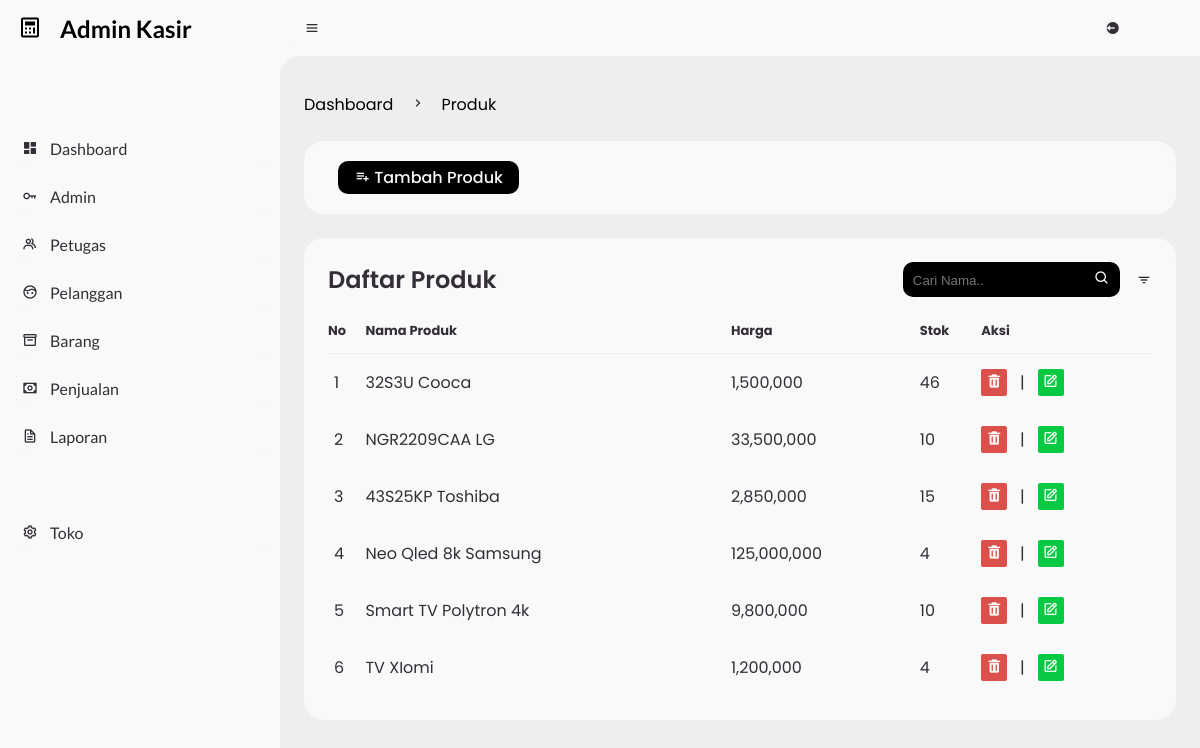
The page /admin/?page=produk/crud_barang (signed in) on the database as committed earlier.
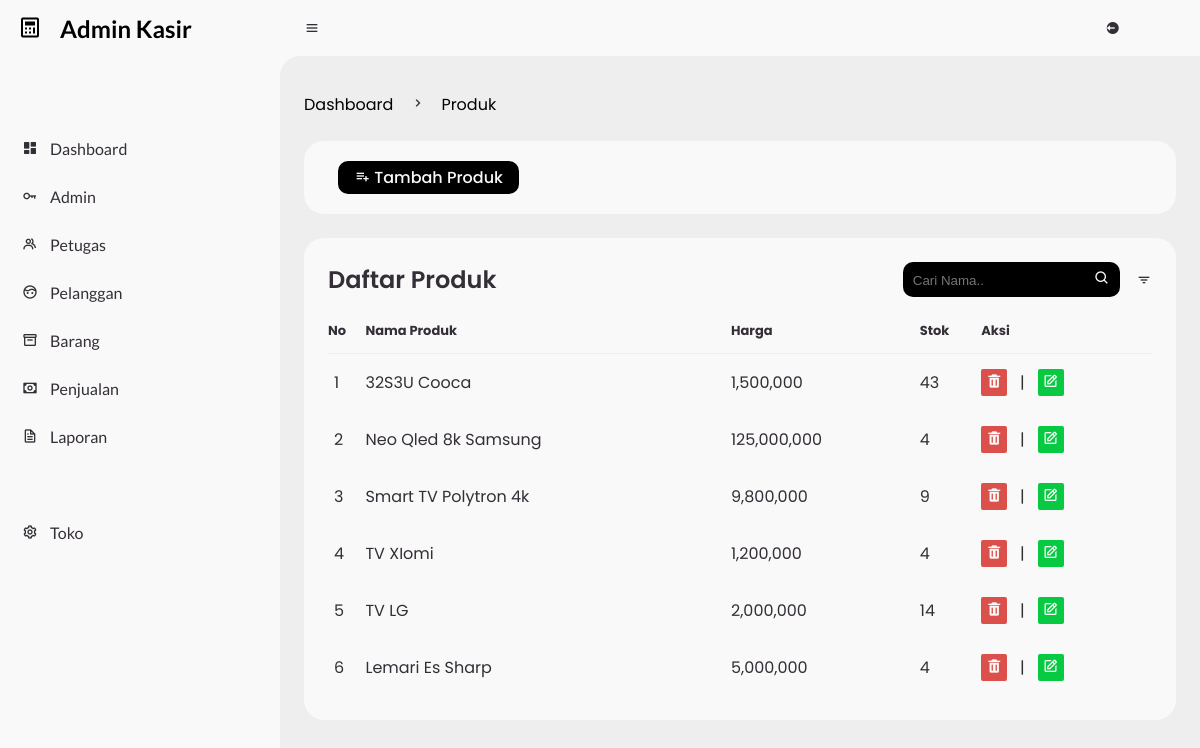
The same page on the database as committed later.
### tables this page shows
CREATE TABLE `produk` (
  `produkID` int(11) NOT NULL,
  `nama_produk` varchar(200) NOT NULL,
  `harga` decimal(10,0) NOT NULL,
  `stok` int(11) NOT NULL
);

### admin/produk/crud_barang.php (the view, shortened to what this page needs)
<?php
function produk($query)
{
    global $koneksi;
    $result = mysqli_query($koneksi, $query);
    $rows = [];
    while ($row = mysqli_fetch_assoc($result)) {
        $rows[] = $row;
    }
    return $rows;
}
$hasil = produk("SELECT * FROM produk");
?>
<main>
    <div class="head-title">
        <div class="left">
            <ul class="breadcrumb">
                <li>
                    <a href="?page=dashboard" class="active">Dashboard</a>
                </li>
                <li><i class='bx bx-chevron-right'></i></li>
                <li>
                    <a class="active" href="#">Produk</a>
                </li>
            </ul>
        </div>
    </div>
    <div class="table-data">
        <div class="order">
            <a href="#divOne" class="btn-tambah">
                <i class='bx bx-list-plus'></i>
                <span class="text">Tambah Produk</span>
            </a>
        </div>
    </div>
    <div class="table-data">
        <div class="order">
            <div class="head">
                <h3>Daftar Produk
                </h3>
                <span class="btn-cari">
                    <input type="text" id="myInput" class="cari" onkeyup="myFunction()" placeholder="Cari Nama.." title="Type in a name">
                    <i class="bx bx-search"></i>
                </span>
                <i class='bx bx-filter'></i>
            </div>
            <table id="myTable">
                <thead class="header">
                    <tr>
                        <th>No</th>
                        <th>Nama Produk</th>
                        <th>Harga</th>
                        <th>Stok</th>
                        <th>Aksi</th>
                    </tr>
                </thead>
                <tbody>
                    <?php $count = 1; ?>
                    <?php foreach ($hasil as $produk_data) : ?>
                        <tr>
                            <td><?php echo $count ?></td>
                            <td><?php echo $produk_data['nama_produk']; ?></td>
                            <td><?php echo number_format($produk_data['harga']); ?></td>
                            <td><?php echo $produk_data['stok']; ?></td>
                            <td>
                                <a href="?page=produk/hapus&produkid=<?php echo $produk_data['produkID'] ?>" class="hapus" onclick="return confirm('Yakin Di Hapus')"><i class='bx bxs-trash'></i></a>
                                &nbsp; | &nbsp;
                                <a href="?page=produk/edit&produkid=<?php echo $produk_data['produkID'] ?>" class="edit"><i class='bx bx-edit'></i></a>
                            </td>
                        </tr>
                        <?php $count++; ?>
                    <?php endforeach; ?>
                </tbody>
            </table>
        </div>
    </div>
</main>

Rows that differ between the two databases and show on the page:
removed produk: nama_produk "NGR2209CAA LG", harga "33,500,000", stok "10"
removed produk: nama_produk "43S25KP Toshiba", harga "2,850,000", stok "15"
changed produk "32S3U Cooca": stok "46" → "43"
changed produk "Smart TV Polytron 4k": stok "10" → "9"
added produk: nama_produk "TV LG", harga "2,000,000", stok "14"
added produk: nama_produk "Lemari Es Sharp", harga "5,000,000", stok "4"
